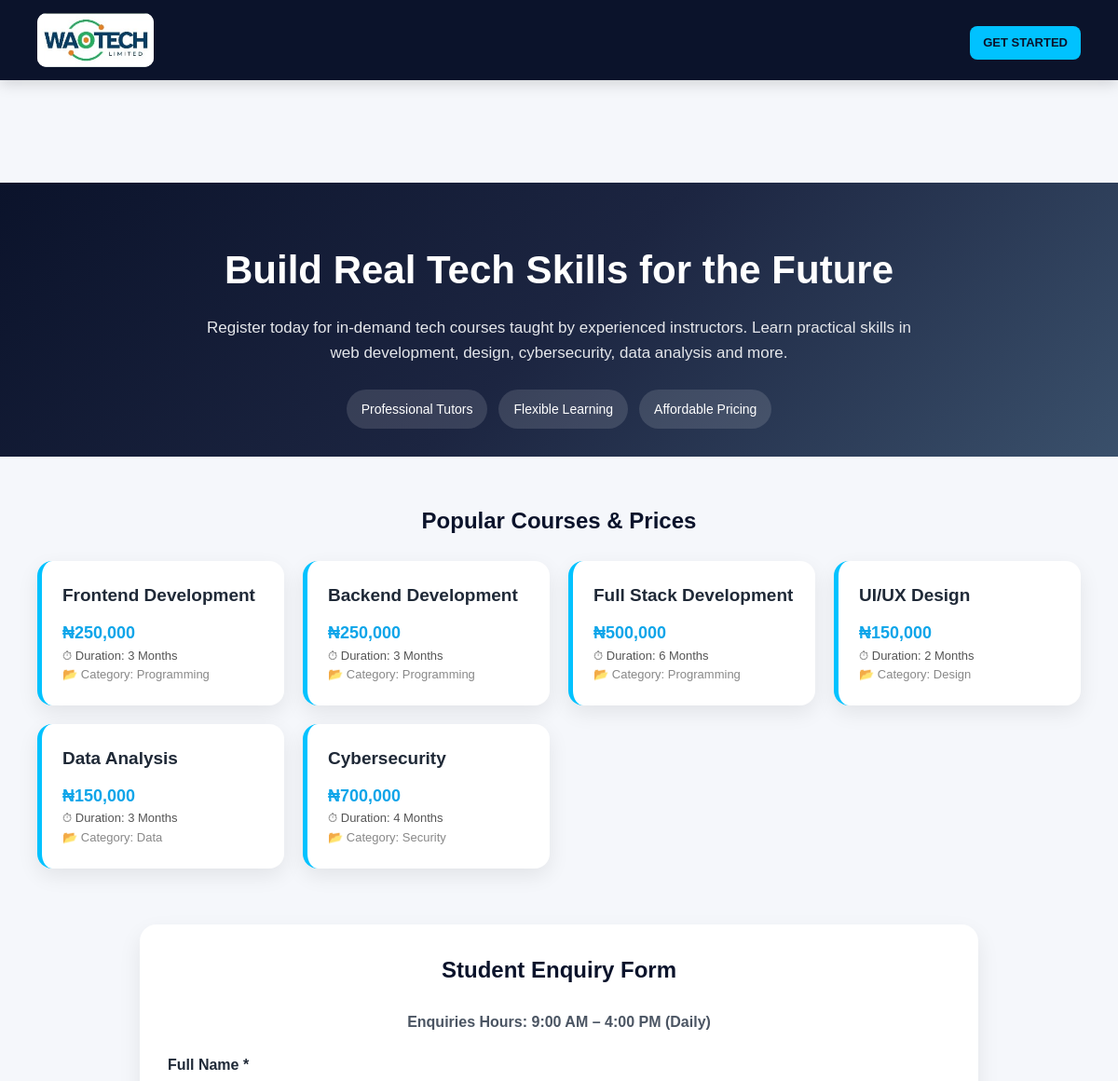
Before: / (upper part) with the older database file.
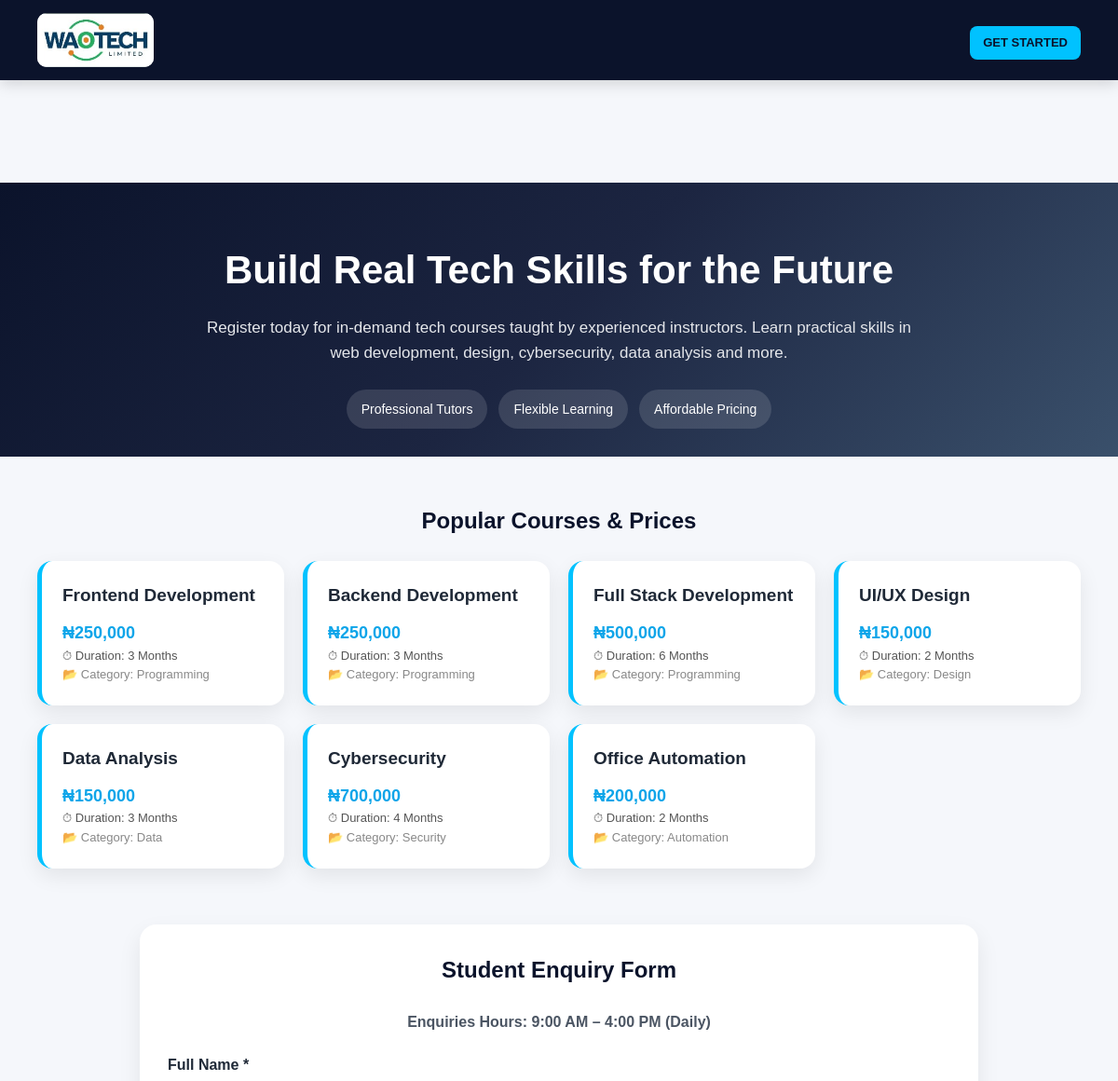
After: the same page with the newer database file.
### tables this page shows
CREATE TABLE courses (
            id INTEGER PRIMARY KEY AUTOINCREMENT,
            name TEXT,
            price TEXT,
            duration TEXT,
            category TEXT
        );

### app.py (the view)
@app.route("/")
def index():
    conn = get_db_connection()
    cursor = conn.cursor()
    cursor.execute("SELECT * FROM courses")
    courses = cursor.fetchall()
    cursor.close()
    conn.close()
    return render_template("index.html", courses=courses)

### app.py (called while the page is built)
    def get_db_connection():
        conn = sqlite3.connect("school.db")
        conn.row_factory = sqlite3.Row
        return conn

### templates/index.html (shortened to what this page needs)
<!doctype html>
<html lang="en">
  <head>
    <link
      rel="stylesheet"
      href="{{ url_for('static', filename='css/style.css') }}"
    />
  </head>
  <body>
    <header class="navbar">
      <div class="nav-left">
        <img
          src="/static/images/WhatsApp Image 2026-03-23 at 2.16.35 PM.jpeg"
          class="logo"
        />
      </div>
      <div class="nav-right">
        <a href="#footer" class="get_started_button">GET STARTED</a>
      </div>
    </header>
    <main>
      <section class="hero">
        <div class="hero-text">
          <h2>Build Real Tech Skills for the Future</h2>
          <p>
            Register today for in-demand tech courses taught by experienced
            instructors. Learn practical skills in web development, design,
            cybersecurity, data analysis and more.
          </p>
          <div class="hero-badges">
            <span>Professional Tutors</span>
            <span>Flexible Learning</span>
            <span>Affordable Pricing</span>
          </div>
        </div>
      </section>
      <section class="courses-section">
        <h2>Popular Courses & Prices</h2>
        <div class="courses-grid">
          {% for course in courses %}
          <div class="course-card">
            <h3>{{ course.name }}</h3>
            <p class="price">{{ course.price }}</p>
            <p style="font-size: 13px; color: #555">
              ⏱ Duration: {{ course.duration }}
            </p>
            <p style="font-size: 13px; color: #888">
              📂 Category: {{ course.category }}
            </p>
          </div>
          {% endfor %}
        </div>
      </section>
      <section class="form-section">
        <div class="form-card">
          <h2>Student Enquiry Form</h2>
          <p class="form-note">
            Enquiries Hours: 9:00 AM – 4:00 PM (Daily)
          </p>
          <form id="registrationForm">
            <div class="form-group">
              <label>Full Name *</label>
            </div>
          </form>
        </div>
      </section>
    </main>
  </body>
</html>

Changed rows visible on the page:
added courses: name "Office Automation", price "₦200,000", duration "2 Months", category "Automation"
